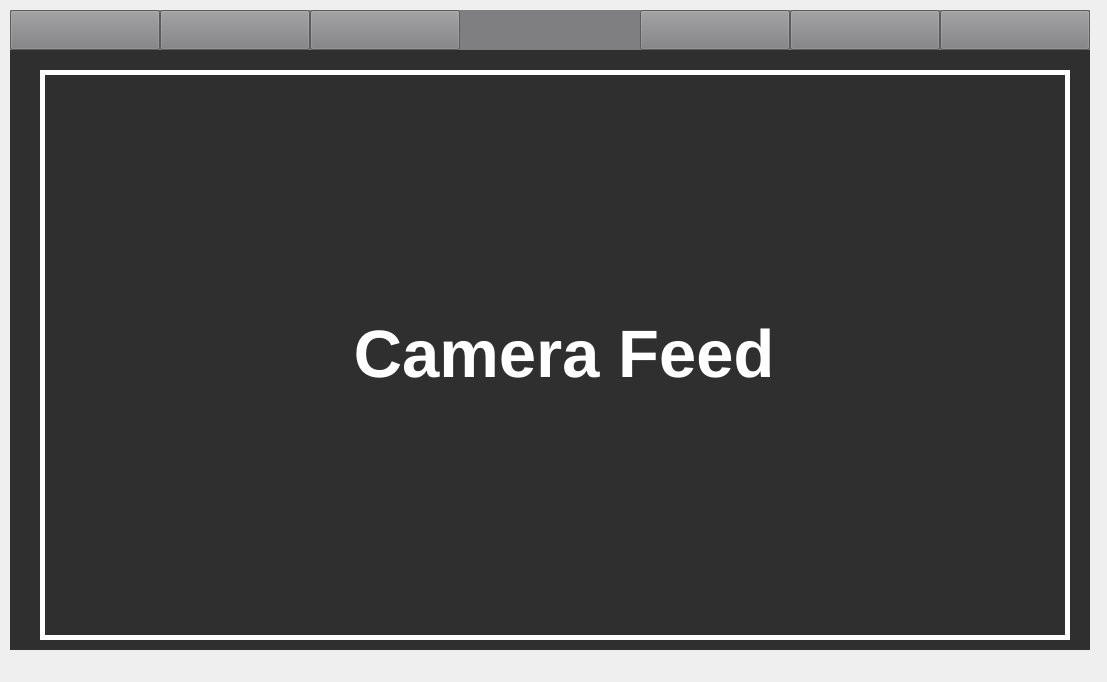
<?xml version="1.0" encoding="UTF-8"?>
<ui version="4.0">
 <class>MainWindow</class>
 <widget class="QMainWindow" name="MainWindow">
  <property name="geometry">
   <rect>
    <x>0</x>
    <y>0</y>
    <width>1107</width>
    <height>682</height>
   </rect>
  </property>
  <property name="windowTitle">
   <string>MainWindow</string>
  </property>
  <widget class="QWidget" name="centralwidget">
   <property name="tabletTracking">
    <bool>true</bool>
   </property>
   <widget class="QWidget" name="widget" native="true">
    <property name="geometry">
     <rect>
      <x>10</x>
      <y>10</y>
      <width>1080</width>
      <height>640</height>
     </rect>
    </property>
    <property name="styleSheet">
     <string notr="true">background-color: rgba(47, 47, 47);
</string>
    </property>
    <widget class="QLabel" name="label">
     <property name="geometry">
      <rect>
       <x>0</x>
       <y>0</y>
       <width>1080</width>
       <height>40</height>
      </rect>
     </property>
     <property name="styleSheet">
      <string notr="true">background-color:rgb(127, 127, 129)</string>
     </property>
     <property name="text">
      <string/>
     </property>
    </widget>
    <widget class="QPushButton" name="home">
     <property name="geometry">
      <rect>
       <x>0</x>
       <y>0</y>
       <width>150</width>
       <height>40</height>
      </rect>
     </property>
     <property name="styleSheet">
      <string notr="true">QPushButton#home{
	image: url(:/image/home.jpg);
	background-color: rgba(127, 127, 129,255);
}

QPushButton#home:hover{
	background-color: rgba(159, 159, 162, 255);
}

QPushButton#home:pressed{
	padding-left: 5px;
	padding-top: 5px;
	background-color: rgb(127, 127, 129,255);
}</string>
     </property>
     <property name="text">
      <string/>
     </property>
     <property name="icon">
      <iconset>
       <normaloff>home.jpg</normaloff>home.jpg</iconset>
     </property>
     <property name="iconSize">
      <size>
       <width>40</width>
       <height>40</height>
      </size>
     </property>
    </widget>
    <widget class="QPushButton" name="camera">
     <property name="geometry">
      <rect>
       <x>150</x>
       <y>0</y>
       <width>150</width>
       <height>40</height>
      </rect>
     </property>
     <property name="styleSheet">
      <string notr="true">QPushButton#camera{
	image: url(:/image/camera.jpg);
	background-color: rgba(127, 127, 129,255);
}

QPushButton#camera:hover{
	background-color: rgba(159, 159, 162, 255);
}

QPushButton#camera:pressed{
	padding-left: 5px;
	padding-top: 5px;
	background-color: rgb(127, 127, 129,255);
}</string>
     </property>
     <property name="text">
      <string/>
     </property>
     <property name="icon">
      <iconset>
       <normaloff>camera.jpg</normaloff>camera.jpg</iconset>
     </property>
     <property name="iconSize">
      <size>
       <width>50</width>
       <height>40</height>
      </size>
     </property>
    </widget>
    <widget class="QPushButton" name="gallery">
     <property name="geometry">
      <rect>
       <x>300</x>
       <y>0</y>
       <width>150</width>
       <height>40</height>
      </rect>
     </property>
     <property name="styleSheet">
      <string notr="true">QPushButton#gallery{
	image: url(:/image/gallery.jpg);
	background-color: rgba(127, 127, 129,255);
}

QPushButton#gallery:hover{
	background-color: rgba(159, 159, 162, 255);
}

QPushButton#gallery:pressed{
	padding-left: 5px;
	padding-top: 5px;
	background-color: rgb(127, 127, 129,255);
}</string>
     </property>
     <property name="text">
      <string/>
     </property>
     <property name="icon">
      <iconset>
       <normaloff>gallery.jpg</normaloff>gallery.jpg</iconset>
     </property>
     <property name="iconSize">
      <size>
       <width>50</width>
       <height>35</height>
      </size>
     </property>
    </widget>
    <widget class="QPushButton" name="settings">
     <property name="geometry">
      <rect>
       <x>630</x>
       <y>0</y>
       <width>150</width>
       <height>40</height>
      </rect>
     </property>
     <property name="styleSheet">
      <string notr="true">QPushButton#settings{
	image: url(:/image/settings.jpg);
	background-color: rgba(127, 127, 129,255);
}

QPushButton#settings:hover{
	background-color: rgba(159, 159, 162, 255);
}

QPushButton#settings:pressed{
	padding-left: 5px;
	padding-top: 5px;
	background-color: rgb(127, 127, 129,255);
}</string>
     </property>
     <property name="text">
      <string/>
     </property>
     <property name="icon">
      <iconset>
       <normaloff>settings.jpg</normaloff>settings.jpg</iconset>
     </property>
     <property name="iconSize">
      <size>
       <width>40</width>
       <height>38</height>
      </size>
     </property>
    </widget>
    <widget class="QPushButton" name="help">
     <property name="geometry">
      <rect>
       <x>780</x>
       <y>0</y>
       <width>150</width>
       <height>40</height>
      </rect>
     </property>
     <property name="styleSheet">
      <string notr="true">QPushButton#help{
	image: url(:/image/help.jpg);
	background-color: rgba(127, 127, 129,255);
}

QPushButton#help:hover{
	background-color: rgba(159, 159, 162, 255);
}

QPushButton#help:pressed{
	padding-left: 5px;
	padding-top: 5px;
	background-color: rgb(127, 127, 129,255);
}</string>
     </property>
     <property name="text">
      <string/>
     </property>
     <property name="icon">
      <iconset>
       <normaloff>help.jpg</normaloff>help.jpg</iconset>
     </property>
     <property name="iconSize">
      <size>
       <width>40</width>
       <height>38</height>
      </size>
     </property>
    </widget>
    <widget class="QPushButton" name="exit">
     <property name="geometry">
      <rect>
       <x>930</x>
       <y>0</y>
       <width>150</width>
       <height>40</height>
      </rect>
     </property>
     <property name="styleSheet">
      <string notr="true">QPushButton#exit{
	image: url(:/image/exit.jpg);
	background-color: rgba(127, 127, 129,255);
}

QPushButton#exit:hover{
	background-color: rgba(159, 159, 162, 255);
}

QPushButton#exit:pressed{
	padding-left: 5px;
	padding-top: 5px;
	background-color: rgb(127, 127, 129,255);
}</string>
     </property>
     <property name="text">
      <string/>
     </property>
     <property name="icon">
      <iconset>
       <normaloff>exit.jpg</normaloff>exit.jpg</iconset>
     </property>
     <property name="iconSize">
      <size>
       <width>40</width>
       <height>38</height>
      </size>
     </property>
    </widget>
    <widget class="QLabel" name="cameraFeed">
     <property name="geometry">
      <rect>
       <x>30</x>
       <y>60</y>
       <width>1030</width>
       <height>570</height>
      </rect>
     </property>
     <property name="font">
      <font>
       <pointsize>50</pointsize>
       <weight>75</weight>
       <bold>true</bold>
      </font>
     </property>
     <property name="styleSheet">
      <string notr="true">color: rgb(255, 255, 255);
border: 5px solid rgba(255, 255, 255)</string>
     </property>
     <property name="text">
      <string>&lt;html&gt;&lt;head/&gt;&lt;body&gt;&lt;p align=&quot;center&quot;&gt;Camera Feed&lt;/p&gt;&lt;/body&gt;&lt;/html&gt;</string>
     </property>
     <property name="scaledContents">
      <bool>false</bool>
     </property>
    </widget>
   </widget>
  </widget>
 </widget>
 <resources/>
 <connections/>
</ui>
